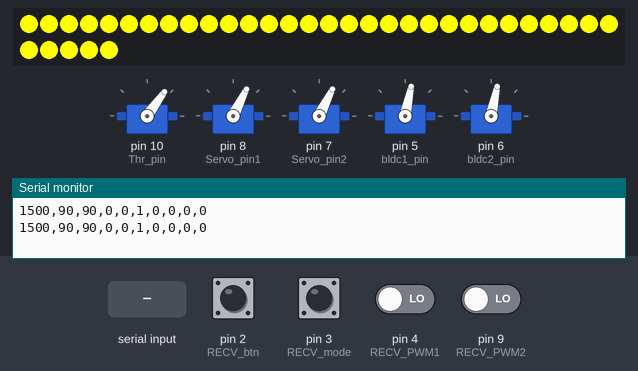
Bench run of a sketch on a simulated Arduino Uno, built with avr-gcc and run on an emulated ATmega328P. Shown: 35 RGB LEDs in strip order, left to right, continuing on the next row, 5 × servo, the last lines printed to the serial monitor. Inputs (shaded band) come from the test bench; at power-on: pin 2 (RECV_btn), pin 3 (RECV_mode), pin 4 (RECV_PWM1), pin 9 (RECV_PWM2) LOW.

Above: at 2.2 s.
2.3 s: "90,45\n" received over Serial
At 2.82 s:
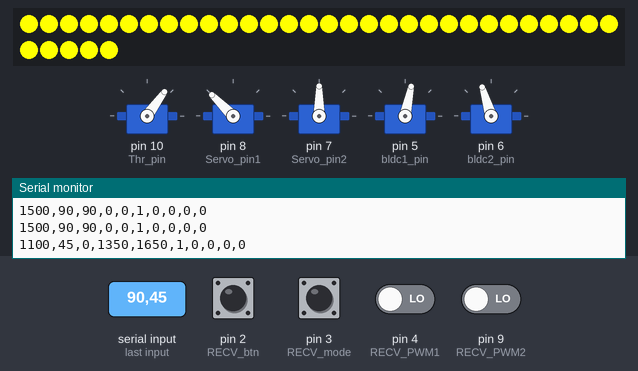
4.5 s: "30,150\n" received over Serial
At 4.84 s:
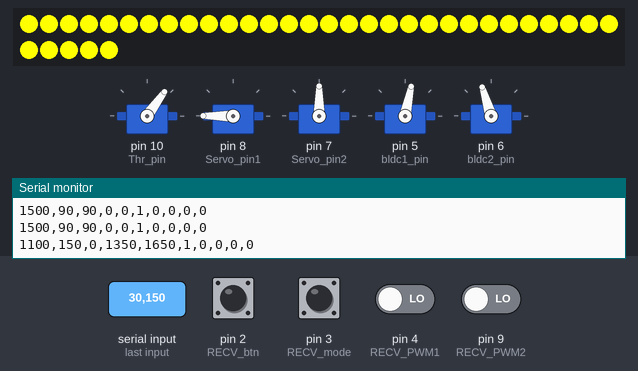
6.5 s: "90,45,200,10,150\n" received over Serial
At 6.86 s:
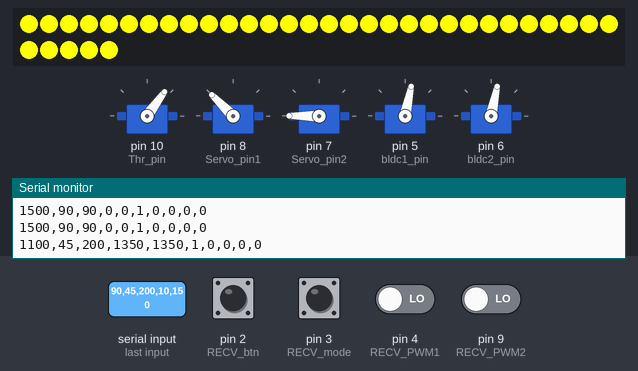
8.5 s: "30,150\n" received over Serial
At 8.88 s:
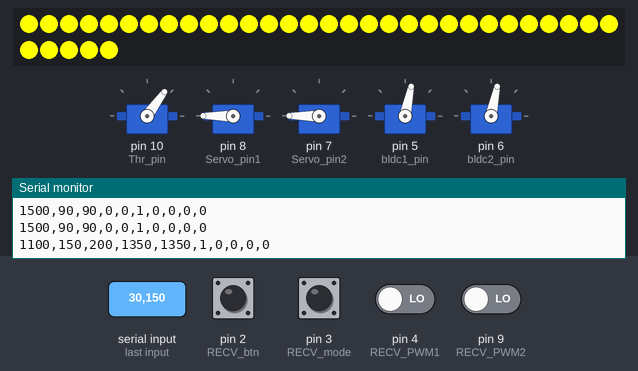
Timing chart, 0 to 11.5 s (numbered marks = the images above; inputs shaded):
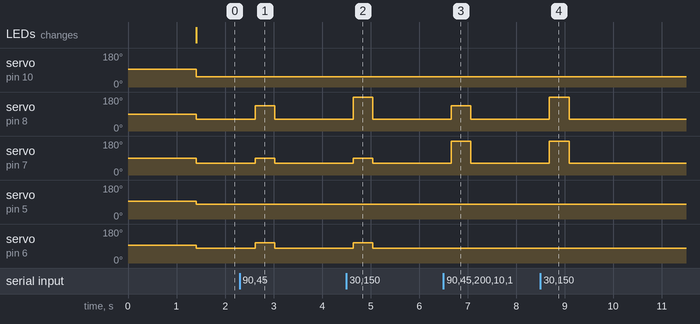

The sketch:

kass_berthing_bldc.ino
```cpp
#include <Servo.h>
#include <Adafruit_NeoPixel.h>

// Define Reciver pin

#define RECV_btn 2  //ch
#define RECV_mode 3 //ch3
#define RECV_PWM1 4 //ch4
#define RECV_PWM2 9 //ch1

// Define LED Status
#define LED_Pin 13
#define NUMPIXELS 35
Adafruit_NeoPixel pixels(NUMPIXELS, LED_Pin, NEO_GRB + NEO_KHZ800);
// Define motor pin
byte Servo_pin1 = 8;
byte Servo_pin2 = 7;

byte bldc1_pin = 5 ;
byte bldc2_pin = 6;


byte Thr_pin = 10;


int Relay_1 = 11;
int Relay_2 = 12;

uint32_t redColor = pixels.Color(255, 0, 0);       // 빨간색
uint32_t greenColor = pixels.Color(0, 255, 0);     // 녹색
uint32_t blueColor = pixels.Color(0, 0, 255);      // 파란색
uint32_t yellowColor = pixels.Color(255, 255, 0);  // 노란색

String DataToESC;    //ESC에 전달할 PWM
String DataTOSend;   //아두이노가 보낼 신호
String RecieveData;  //아두이노가 받은 PWM
String DataFromRC;   // RC수신기에서 보낸 PWM
int ServoDefalut1 = 90;
int ServoDefalut2 = 90;
int Status = 1;  // ROS2 파싱 X

int thr_min = 1100;
int thr_max = 1900;
int bldc_min = 1350;
int bldc_max = 1650;
Servo thr;
Servo bldc1;
Servo bldc2;
Servo servo1;
Servo servo2;

void setup() {
  pixels.begin();

  pinMode(RECV_btn, INPUT);
  pinMode(RECV_mode, INPUT);
  pinMode(RECV_PWM1, INPUT);
  pinMode(RECV_PWM2, INPUT);

  thr.attach(Thr_pin);
  servo1.attach(Servo_pin1);
  servo2.attach(Servo_pin2);
  thr.writeMicroseconds(1500);
  servo1.write(ServoDefalut1);
  servo2.write(ServoDefalut2);
  bldc1.attach(bldc1_pin);
  bldc2.attach(bldc2_pin);
  bldc1.writeMicroseconds(1500);
  bldc2.writeMicroseconds(1500);
  delay(1000);

  Serial.begin(57600);
}

void loop() {
  float sum1 = 0;
  float sum2 = 0;
  float sum3 = 0;
  float sum4 = 0;

  int cnt = 0;
  int count = 2;  // 이동평균필터의 분모
  int avg1, avg2, avg3, avg4;
  while (cnt < count) {
    sum1 += pulseIn(RECV_btn, HIGH, 50000);
    sum2 += pulseIn(RECV_mode, HIGH, 50000);
    sum3 += pulseIn(RECV_PWM1, HIGH, 50000);
    sum4 += pulseIn(RECV_PWM2, HIGH, 50000);

    cnt++;
  }
  avg1 = sum1 / count;
  avg2 = sum2 / count;
  avg3 = sum3 / count;
  avg4 = sum4 / count;
  int a;
  DataFromRC = String(avg1) + "," + String(avg2) + "," + String(avg3) + "," + String(avg4);
  if (avg1 > 1600) {  // 비상정지 모드

    //setColor(redColor);
    a = 1;


  } else {
    if (avg2 > 1800) {
      a = 2;

    }
    else {

    a = 3;
    }
  }
  //시리얼 통신으로 데이터 수신
  if (Serial.available() > 0) {
    String RecieveData = Serial.readStringUntil('\n');  // 줄 바꿈 문자('\n')까지 읽음
    // 문자열을 파싱하여 숫자로 변환
    int value1, value2, value3, value4, value5;
    sscanf(RecieveData.c_str(), "%d,%d,%d,%d,%d", &value1, &value2, &value3, &value4, &value5);
    value1 = constrain(value1, thr_min, thr_max);
    value4 = constrain(value4, bldc_min, bldc_max);
    value5 = constrain(value5, bldc_min, bldc_max);

    if (a == 1) {
      setColor(redColor);
    } else {
      if (a == 2) {
      setColor(greenColor);
      } else {
        setColor(yellowColor);
      }
    }
    //setColor(greenColor);
    thr.writeMicroseconds(value1);
    servo1.write(value2 + 90);
    servo2.write(value3 + 90);

    bldc1.writeMicroseconds(value4);
    bldc2.writeMicroseconds(value5);

    DataToESC = String(value1) + "," + String(value2) + "," + String(value3) + "," + String(value4) + "," + String(value5);
    Status = 1;  //ROS2 파싱중
  }
  else {
    // 수신된 데이터가 없을 때 기본 PWM 값을 사용
    avg3 = constrain(avg3, thr_min, thr_max);
    avg4 = constrain(avg4, bldc_min, bldc_max);

    if (a == 1) {
      digitalWrite(Relay_1, HIGH);  // LOW가 OPEN 일 경우 LOW로 변경
      digitalWrite(Relay_2, HIGH);
      setColor(redColor);

    } else {
      digitalWrite(Relay_1, LOW);  // LOW가 OPEN 일 경우 LOW로 변경
      digitalWrite(Relay_2, LOW);
      setColor(yellowColor);
    }
    //setColor(yellowColor );
    thr.writeMicroseconds(avg3);
    servo1.write(avg3 + 90);
    servo2.write(avg3 + 90);

    bldc1.writeMicroseconds(avg4);
    bldc2.writeMicroseconds(avg4);

    DataToESC = String(1500) + "," + String(ServoDefalut1) + "," + String(ServoDefalut2) +"," + String(0) + "," + String(0);
    Status = 1;  //ROS2 파싱 X

  }

  //시리얼 통신으로 데이터 송신
  if (Serial.availableForWrite()) {
    DataTOSend = DataToESC + "," + String(Status) + "," + DataFromRC;
    Serial.println(DataTOSend);
  }
  //delay(100);
}

// LED에 색상을 설정하는 함수
void setColor(uint32_t color) {
  for (int i = 0; i < NUMPIXELS; i++) {
    pixels.setPixelColor(i, color);  // 지정된 색상으로 설정
  }
  pixels.show();  // 변경사항 적용
}
```

Measured:
- after the input at 2.3 s, servo on pin 8 (Servo_pin1): 63° → 135° after 0.32 s, → 63° 0.40 s later; servo on pin 7 (Servo_pin2): 63° → 90° after 0.32 s, → 63° 0.40 s later; servo on pin 6 (bldc2_pin): 78° → 107° after 0.32 s, → 78° 0.40 s later
- after the input at 4.5 s, servo on pin 8 (Servo_pin1): 63° → 180° after 0.14 s, → 63° 0.40 s later; servo on pin 7 (Servo_pin2): 63° → 90° after 0.14 s, → 63° 0.40 s later; servo on pin 6 (bldc2_pin): 78° → 107° after 0.14 s, → 78° 0.40 s later
- after the input at 6.5 s, servo on pin 8 (Servo_pin1): 63° → 135° after 0.16 s, → 63° 0.40 s later; servo on pin 7 (Servo_pin2): 63° → 180° after 0.16 s, → 63° 0.40 s later
- after the input at 8.5 s, servo on pin 8 (Servo_pin1), servo on pin 7 (Servo_pin2): 63° → 180° after 0.19 s, → 63° 0.40 s later
